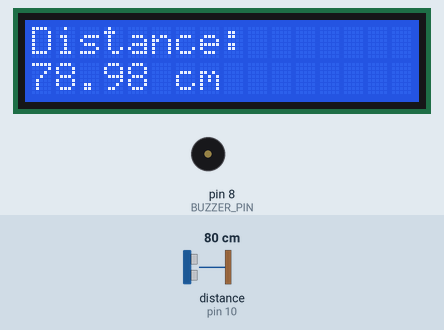
Simulated run of this sketch. Board: Arduino Uno, built with avr-gcc and run on an emulated ATmega328P. On the bench: 16×2 character LCD, buzzer (waves = sounding). Wiring (inferred from the names in the program): ultrasonic range finder: trigger pin 9; echo pin 10. The inputs (shaded band) are chosen by the test bench; at power-on: distance to the obstacle (sensor on pin 10) 80 cm. The echo pulse lasts 58.3 µs per cm.

Above: at 1.2 s.
1.3 s: distance to the obstacle (sensor on pin 10) set to 7 cm
At 2.4 s:
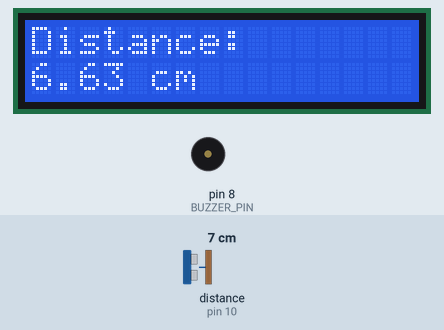
2.9 s: distance to the obstacle (sensor on pin 10) set to 4 cm
At 3.7 s:
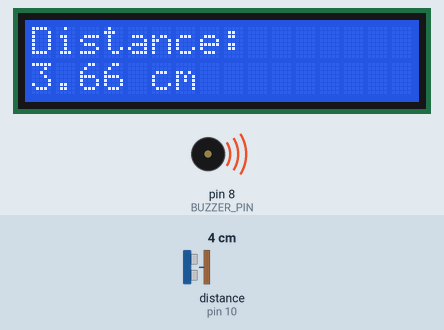
4.7 s: distance to the obstacle (sensor on pin 10) set to 9 cm
At 4.89 s:
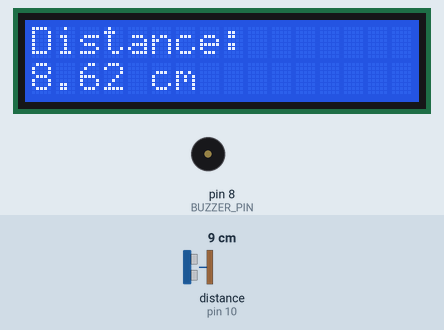
Timing chart, 0 to 7.7 s (numbered marks = the images above; inputs shaded):
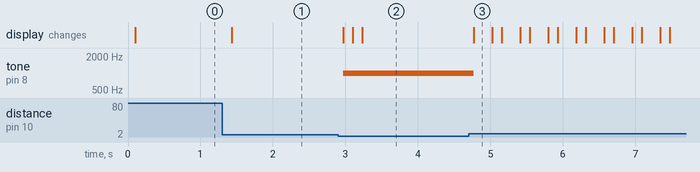

The sketch:

distance_alarm.ino
```cpp
#include <Wire.h>
#include <LiquidCrystal_I2C.h>

LiquidCrystal_I2C lcd(0x27, 16, 2);

#define TRIG_PIN 9
#define ECHO_PIN 10
#define BUZZER_PIN 8

void setup() {
  pinMode(TRIG_PIN, OUTPUT);
  pinMode(ECHO_PIN, INPUT);
  pinMode(BUZZER_PIN, OUTPUT);

  lcd.init();
  lcd.backlight();
}

void loop() {
  // Clear trigger pin
  digitalWrite(TRIG_PIN, LOW);
  delayMicroseconds(2);

  // Send 10us ultrasonic burst
  digitalWrite(TRIG_PIN, HIGH);
  delayMicroseconds(10);
  digitalWrite(TRIG_PIN, LOW);

  // Read echo pulse length with a 30ms timeout (~500cm max range)
  long duration = pulseIn(ECHO_PIN, HIGH, 30000);
  float distance = duration * 0.034 / 2;

  // Display reading on LCD
  lcd.setCursor(0, 0);
  lcd.print("Distance:      ");
  lcd.setCursor(0, 1);

  if (duration == 0) {
    lcd.print("Out of range   ");
    noTone(BUZZER_PIN); // Silence buzzer on timeout
  } else {
    lcd.print(distance);
    lcd.print(" cm      ");

    // Strictly trigger buzzer between 0.5cm and 5cm
    if (distance >= 0.5 && distance <= 5.0) {
      tone(BUZZER_PIN, 1000);
    } else {
      noTone(BUZZER_PIN);
    }
  }

  delay(100);
}
```

Measured:
- the behaviour switches between 6 and 5 cm on distance to the obstacle (sensor on pin 10) (found by bisection; images 1 and 2)
- after the input at 1.3 s, the display: changes after 0.13 s (image 1)
- after the input at 2.9 s, tone on pin 8 (BUZZER_PIN): silent → 1000 Hz after 0.07 s; the display: changes after 0.07 s (image 2)
- after the input at 4.7 s, tone on pin 8 (BUZZER_PIN): 1000 Hz → silent after 0.07 s; the display: changes after 0.07 s (image 3)
